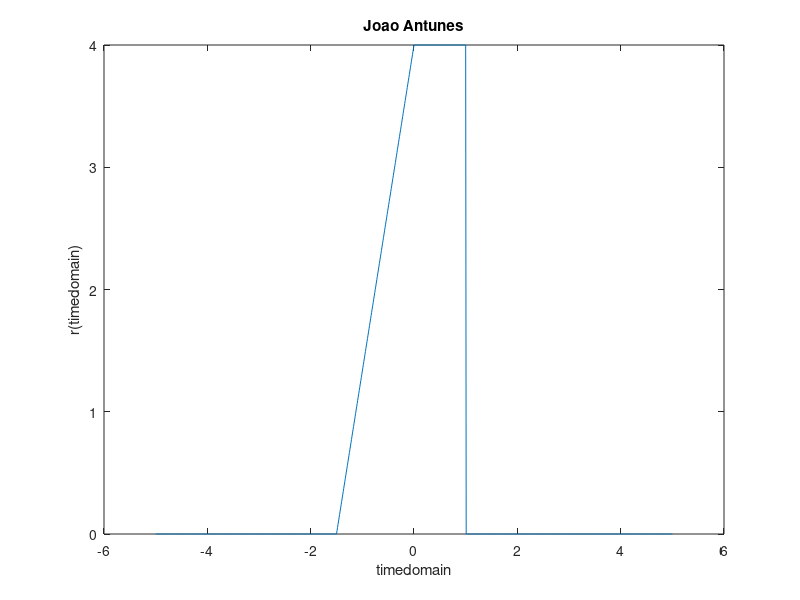

MATLAB code to generate this figure:
%%%%%%%%%%%%%%%%%%%%%%%%%%%%%%%%%%%%%%%%%%%%%%%João Antunes nº62709 LEEC%Exercise I - (b)%%%%%%%%%%%%%%%%%%%%%%%%%%%%%%%%%%%%%%%%%%%%%%% x(t) functiont = 0.01;timedomain = -5:t:5;x1 = 2*((timedomain+4)>=0);x2 = ((-2/3)*(timedomain+2)).*(((timedomain+2)>=0)-((timedomain-1)>=0));x3 = -2*((timedomain-1)>=0);x = x1+x2+x3;% r(t) functionargument = -2*timedomain-2;x1_a = 2*((argument+4)>=0);x2_a = ((-2/3)*(argument+2)).*(((argument+2)>=0)-((argument-1)>=0));x3_a = -2*((argument-1)>=0);r = 2*(x1_a + x2_a + x3_a);plot(timedomain,r);title('Joao Antunes')ylabel('r(timedomain)')xlabel('timedomain')